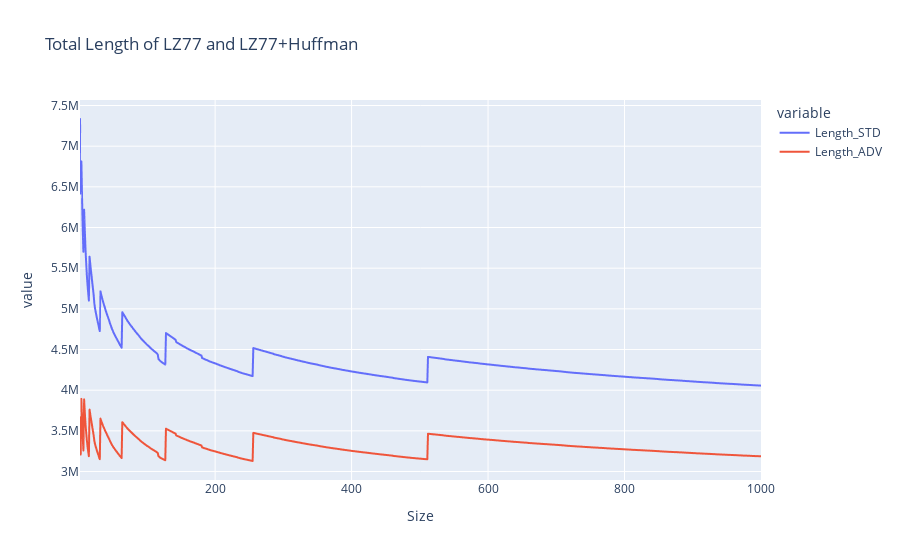

This figure's notebook cell:
### Code cell
fig = px.line(df, x = 'Size', y = ['Length_STD', 'Length_ADV'], title='Total Length of LZ77 and LZ77+Huffman')
fig.show()

### Figure 1 — Plotly figure (JSON) as saved in the notebook; plotly's stock layout.template omitted (floating-point values rounded to 4 significant figures; data arrays with more than 128 entries replaced by an {"elided": "..."} marker saying what was removed)
{"data": [{"hovertemplate": "variable=Length_STD<br>Size=%{x}<br>value=%{y}<extra></extra>", "legendgroup": "Length_STD", "line": {"color": "#636efa", "dash": "solid"}, "mode": "lines", "name": "Length_STD", "showlegend": true, "type": "scattergl", "x": {"elided": "999 int values"}, "xaxis": "x", "y": {"elided": "999 int values"}, "yaxis": "y"}, {"hovertemplate": "variable=Length_ADV<br>Size=%{x}<br>value=%{y}<extra></extra>", "legendgroup": "Length_ADV", "line": {"color": "#EF553B", "dash": "solid"}, "mode": "lines", "name": "Length_ADV", "showlegend": true, "type": "scattergl", "x": {"elided": "999 int values"}, "xaxis": "x", "y": {"elided": "999 int values"}, "yaxis": "y"}], "layout": {"legend": {"title": {"text": "variable"}, "tracegroupgap": 0}, "title": {"text": "Total Length of LZ77 and LZ77+Huffman"}, "xaxis": {"anchor": "y", "domain": [0, 1], "title": {"text": "Size"}}, "yaxis": {"anchor": "x", "domain": [0, 1], "title": {"text": "value"}}}}
